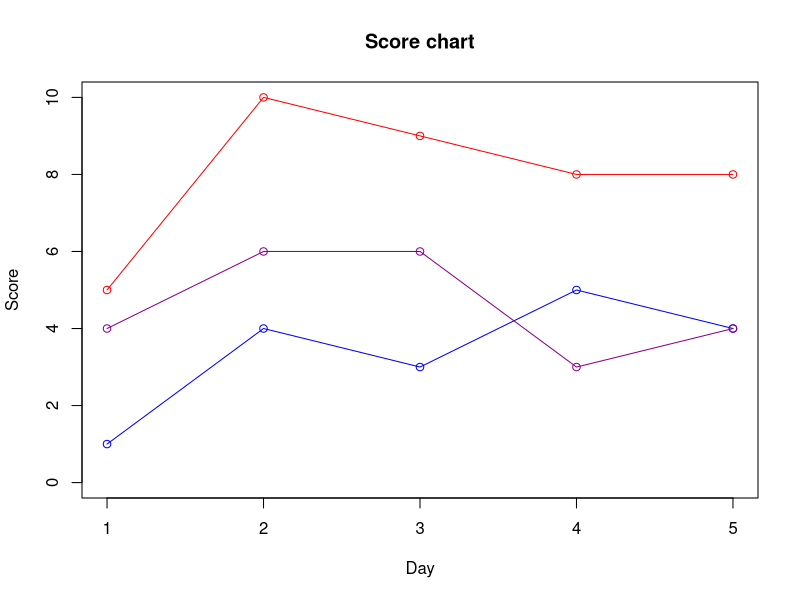

Here is the R script that generated this plot:
library(purrr)

d <- 34 - 6 + 1




v <- map_vec((2:7), \(x) (x + 1)^2 - 1, .progress = FALSE)
print(v)



v2 <- map_vec((1:10), \(i) log(exp(i + 3)), .progress = FALSE)
print(v2)



sum_squares <- sum(c(1:100)^2)
print(sum_squares)



m <- matrix(c(-9, -3, 3, 5, 6, -8), nrow = 3, ncol = 2, byrow = TRUE)
print(m)



A <- rbind(
    c(2, -1, 4),
    c(3, 2, 0),
    c(1, 0, 2)
)
B <- c(-9, 8, -4)
res <- solve(A, B)
print(res)



dataframe <- data.frame(
    Day = c("Monday", "Tuesday", "Wednesday", "Thursday", "Friday"),
    Boys = c(4, 6, 6, 3, 4),
    Girls = c(1, 4, 3, 5, 4),
    Total = c(5, 10, 9, 8, 8)
)
print(dataframe)




plot(c(dataframe[,4]),
    type = "o", col = "red",
    xlab = "Day", ylab = "Score", main = "Score chart", ylim=c(0, 10)
)
lines(c(dataframe[,3]), type = "o", col = "blue")
lines(c(dataframe[,2]), type = "o", col = "darkmagenta")
